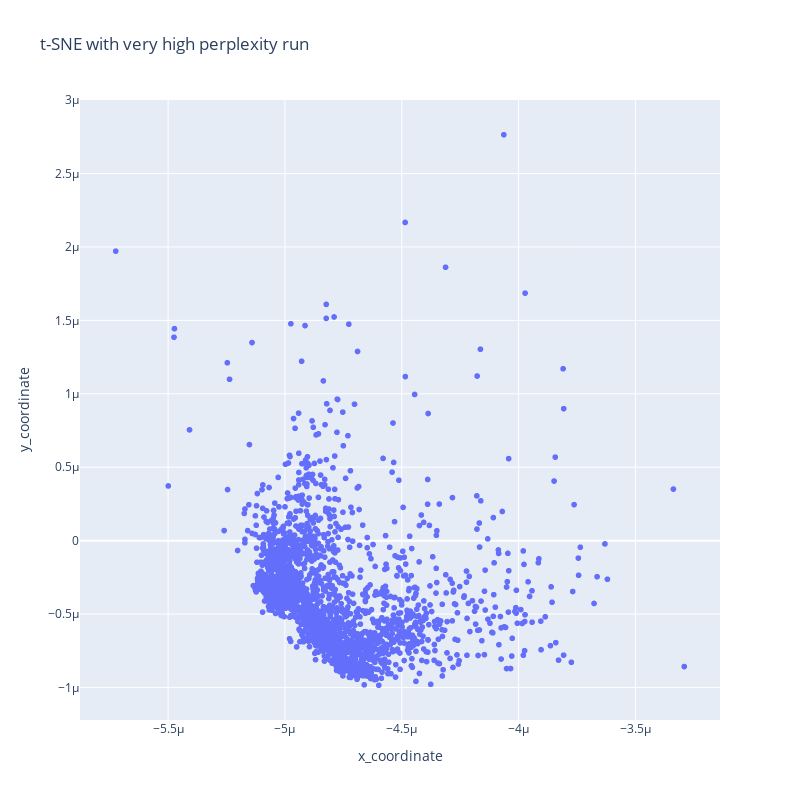

The code cell stored with this chart in its notebook:
### Markdown cell above
**Task: Evaluate the high perplexity run for the t-SNE embedding below. Does this embedding strike you are more useful given the higher distance preservation score?**
<details>
    <summary>Hint/Answer</summary>
    High perplexity values lead to better global distance preservation. However, good global behavior distance preservation is often interfering with qualitative userful two dimensional embedding representation in the sense that clustering becomes apparent. In practice, t-SNE is an effective approach precisely because of its lack of focus on global distances, instead preserving local neighborhood clusters in its projection. More information of t-SNE can be found  <a href="https://distill.pub/2016/misread-tsne/">here</a>, <a href="https://scikit-learn.org/stable/auto_examples/manifold/plot_t_sne_perplexity.html">here</a>, and <a href="https://doi.org/10.1101/2024.03.26.586728">in this paper</a>. In the visualized example below many points are diffused into a large central structure, with a large number of points condensed into two ridges with high point density.
</details>

### Code cell
# VISUALIZE THE HIGH PERPLEXITY TSNE RESULTS
tsne_iloc_high = 4 # ASSUMED TO BE ILOC = 4 AS SET IN THE VANILLA DOCUMENT
plot_embedding(
  embedding_coordinates_table = extract_coordinates_from_entry(tsne_grid[tsne_iloc_high]), 
  feature_ids = [spec.feature_id for spec in spectra]
).update_layout(title = "t-SNE with very high perplexity run")

### Figure 1 — Plotly figure (JSON) as saved in the notebook; plotly's stock layout.template omitted (floating-point values rounded to 4 significant figures; data arrays with more than 128 entries replaced by an {"elided": "..."} marker saying what was removed)
{"data": [{"customdata": {"elided": "1975x1 str values"}, "hovertemplate": "x_coordinate=%{x}<br>y_coordinate=%{y}<br>feature_id=%{customdata[0]}<extra></extra>", "legendgroup": "", "marker": {"color": "#636efa", "symbol": "circle"}, "mode": "markers", "name": "", "showlegend": false, "type": "scattergl", "x": {"elided": "1975 float values"}, "xaxis": "x", "y": {"elided": "1975 float values"}, "yaxis": "y"}], "layout": {"height": 800, "legend": {"tracegroupgap": 0}, "title": {"text": "t-SNE with very high perplexity run"}, "width": 800, "xaxis": {"anchor": "y", "domain": [0, 1], "title": {"text": "x_coordinate"}}, "yaxis": {"anchor": "x", "domain": [0, 1], "title": {"text": "y_coordinate"}}}}
